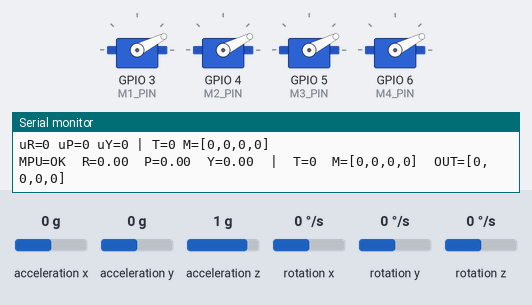
This sketch was run on a simulated ESP32-S3. Parts: 4 × servo, the last lines printed to the serial monitor. Wiring (inferred from the names in the program): MPU-6050 motion sensor at I2C address 0x68. Inputs (shaded band) come from the test bench; at power-on: rotation x 0 °/s, acceleration x 0 g, acceleration y 0 g, rotation y 0 °/s, acceleration z 1 g, rotation z 0 °/s.

Above: at 1.3 s.
1.4 s: rotation x set to 12 °/s
At 1.9 s:
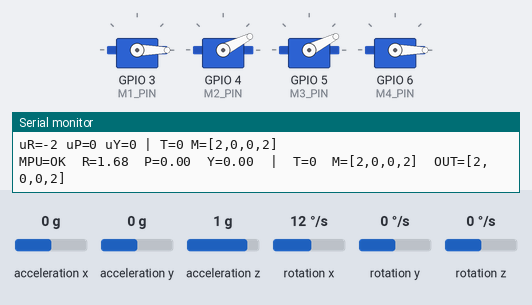
4.4 s: acceleration x set to -1.4 g
At 4.8 s:
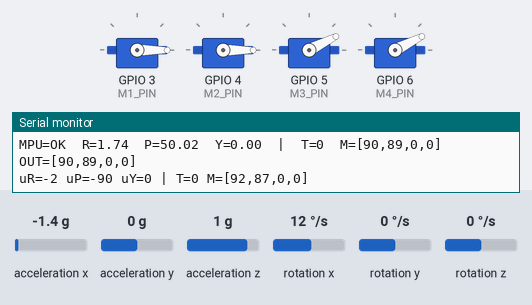
5.9 s: acceleration y set to -1.4 g
At 7.3 s:
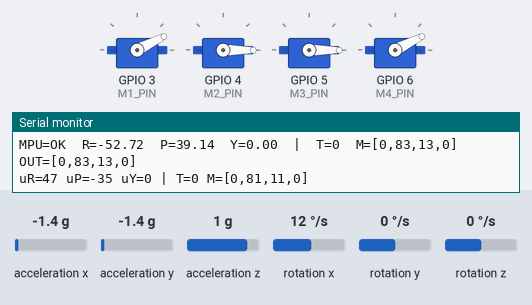
7.6 s: rotation y set to 192 °/s
At 8.86 s:
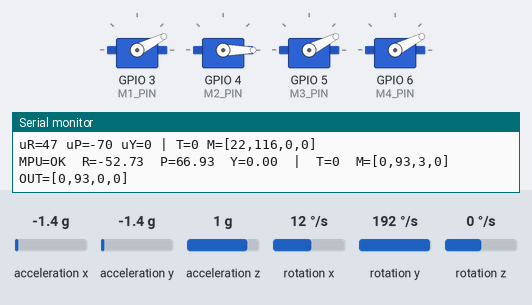
10.6 s: acceleration x set to 0 g
At 10.79 s:
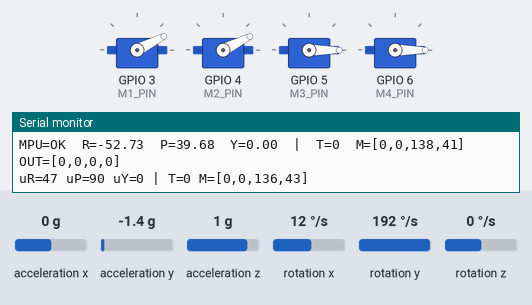
13.6 s: acceleration y set to 1.4 g
At 14.1 s:
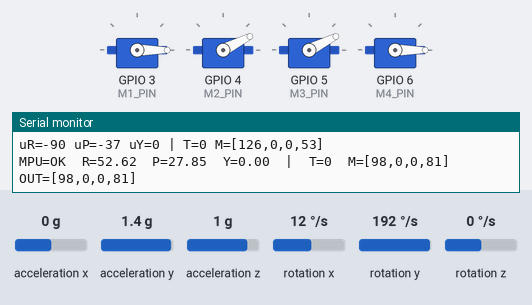
Timing chart, 0 to 17.6 s (numbered marks = the images above; inputs shaded):
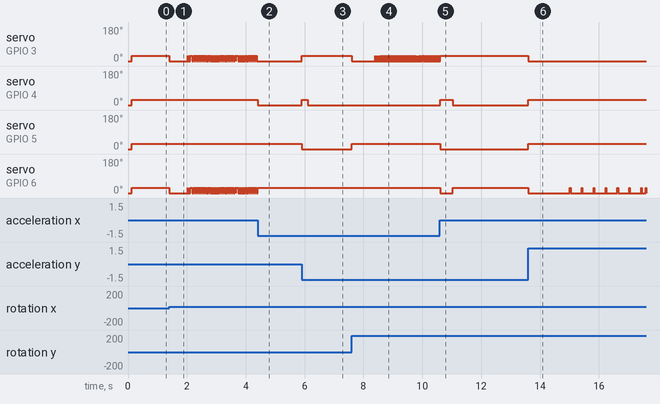

Measured:
- after the input at 1.4 s, servo on GPIO 3 (M1_PIN): 27° → 0° at once, then moves between 0° and 27°, repeating every 0.63 s
- after the input at 4.4 s, servo on GPIO 3 (M1_PIN): stops changing and stays 0°; servo on GPIO 4 (M2_PIN): 27° → 0° at once
- after the input at 5.9 s, servo on GPIO 3 (M1_PIN): 0° → 27° at once; servo on GPIO 4 (M2_PIN): 0° → 27° at once, → 0° 0.20 s later; servo on GPIO 5 (M3_PIN): 27° → 0° at once
- after the input at 7.6 s, servo on GPIO 3 (M1_PIN): 27° → 0° at once, then repeats every 0.05 s: 27° 0.01 s, 0° 0.04 s; servo on GPIO 5 (M3_PIN): 0° → 27° at once
- after the input at 10.6 s, servo on GPIO 3 (M1_PIN): goes on until 10.6 s, then stays 27°; servo on GPIO 4 (M2_PIN): 0° → 27° at once, → 0° 0.43 s later; servo on GPIO 5 (M3_PIN): 27° → 0° at once; servo on GPIO 6 (M4_PIN): 27° → 0° at once, → 27° 0.43 s later
- after the input at 13.6 s, servo on GPIO 3 (M1_PIN): 27° → 0° at once; servo on GPIO 4 (M2_PIN), servo on GPIO 5 (M3_PIN): 0° → 27° at once; servo on GPIO 6 (M4_PIN): goes 0° 1.4 s, 6 × (27° 0.02 s, 0° 0.38 s), 27° 0.02 s, 0° 0.13 s, then 27°, starting at once

The sketch:

fly.ino
```cpp
// File: quad_s3_gpio3456_user_mix_smooth_zero.ino
#include <Arduino.h>
#include <WiFi.h>
#include <WiFiUdp.h>
#include <ESP32Servo.h>
#include <Wire.h>  // IMU 用到

/************ MPU6050 引脚/参数 ************/
static const int SDA_PIN = 11;   // I2C0_SDA (GPIO11)
static const int SCL_PIN = 10;   // I2C0_SCL (GPIO10)
static const int INT_PIN = 12;   // MPU_INT (GPIO12)
static uint32_t I2C_SPEED = 100000;
static uint8_t  MPU_ADDR  = 0x68;

// 姿态解算常量（±250 dps、±2g）
static const float GYRO_SENS = 131.0f;   // LSB per (deg/s)
static const float ACC_SENS  = 16384.0f; // LSB per g
static const float ALPHA     = 0.98f;    // 互补滤波权重（0.95~0.99 均可）
static bool g_mpu_ok = false;

/************ Wi-Fi AP 配置 ************/
static const char*   AP_SSID   = "UAV-CTRL";
static const char*   AP_PASS   = "12345678";
static const uint16_t UDP_PORT = 14550;
static const uint8_t  WIFI_CH  = 6;

/************ 电机引脚（按你: 1~4 顺时针=GPIO 3/4/5/6） ************/
static const int M1_PIN = 3;  // 电机1 → GPIO3
static const int M2_PIN = 4;  // 电机2 → GPIO4
static const int M3_PIN = 5;  // 电机3 → GPIO5
static const int M4_PIN = 6;  // 电机4 → GPIO6

/************ 全局限值（ESC 常用区间） ************/
static const int THR_MIN_US = 0;   // 你当前设定
static const int THR_MAX_US = 2250;

/************ 全局“目标”变量（你来改） ************/
int g_thr_cmd = THR_MIN_US;   // 基准油门（电脑端 T= 或 CSV 第1项）
int g_cmd_up=0,g_cmd_down=0,g_cmd_left=0,g_cmd_right=0,g_cmd_forward=0,g_cmd_back=0;
int g_m1 = THR_MIN_US, g_m2 = THR_MIN_US, g_m3 = THR_MIN_US, g_m4 = THR_MIN_US;

/************ === 新增：全局姿态变量（供你的算法使用） === ************/
float g_roll_deg  = 0.0f;   // 翻滚（X）
float g_pitch_deg = 0.0f;   // 俯仰（Y）
float g_yaw_deg   = 0.0f;   // 偏航（Z）——无磁力计，随时间会漂移
static uint32_t last_att_us = 0;

/************ 工具 ************/
static inline int clampi(int v, int lo, int hi){ return v<lo?lo:(v>hi?hi:v); }

//*************************************************************************************PID******************************************************************************
// 单函数三轴版 PID（设定角=0°）
// axisSel: 0=roll(翻滚)，1=pitch(俯仰)，2=yaw(偏航)
// 返回：增量推力(µs，正=应增加，负=应减少)
float pidAngleDelta2(float angle_deg, float Kp, float Ki, float Kd, int axisSel) {
  // 规范化轴索引
  int i = 0;
  if (axisSel == 1) i = 1;
  else if (axisSel == 2) i = 2;

  // —— 每个轴独立的静态状态 —— //
  static float     I[3]       = {0, 0, 0};     // 积分项
  static float     prev[3]    = {0, 0, 0};     // 上次角度(°)
  static float     Df[3]      = {0, 0, 0};     // 低通后的 D 项
  static uint32_t  last_us[3] = {0, 0, 0};     // 上次时间戳

  // 可调常量
  const float U_MAX = 300.0f;   // 输出限幅（±µs）
  const float TAU   = 0.02f;    // D 项低通时间常数(s)

  // 1) dt（秒）——每轴独立计时
  uint32_t now = micros();
  float dt = (last_us[i] == 0) ? 0.02f : (now - last_us[i]) / 1e6f;
  if (dt < 0.001f) dt = 0.001f;   // ≥1ms
  if (dt > 0.05f)  dt = 0.02f;    // 卡顿保护 20ms
  last_us[i] = now;

  // 2) 误差：e = 0 - angle
  float e = -angle_deg;

  // 3) 积分（防风up：跟随输出限幅）
  I[i] += Ki * e * dt;
  if (I[i] >  U_MAX) I[i] =  U_MAX;
  if (I[i] < -U_MAX) I[i] = -U_MAX;

  // 4) 微分：对“测量”取并低通（更抗噪）
  float dmeas = (angle_deg - prev[i]) / dt; // deg/s
  prev[i] = angle_deg;
  float Draw = -Kd * dmeas;                 // 对测量取微分 → 取负号
  float alpha = dt / (TAU + dt);
  Df[i] += alpha * (Draw - Df[i]);

  // 5) 合成输出并限幅（单位：µs 的增量）
  float u = Kp * e + I[i] + Df[i];
  if (u >  U_MAX) u =  U_MAX;
  if (u < -U_MAX) u = -U_MAX;
  return u;
}


//**********************************************************************************************************************************************************************


/************ 你来写控制算法：读取输入 → 写 g_m1..g_m4 ************/
// 在 userMix() 之前放这四行，按实际旋向设置：CCW=+1，CW=-1
// 例：若 M1(前左)=CCW，则 +1；若 M2(前右)=CW，则 -1
#define YAW_M1_SIGN  (+1)
#define YAW_M2_SIGN  (-1)
#define YAW_M3_SIGN  (+1)
#define YAW_M4_SIGN  (-1)

void userMix() {
  // 基准油门
  int T = clampi(g_thr_cmd, 0, THR_MAX_US);

  // —— 如发现方向反了，把下面的 SIGN 改为 -1 即可 —— //
  const float R_SIGN = +1.0f;  // 翻滚增量方向：+1 正常；-1 反向
  const float P_SIGN = +1.0f;  // 俯仰增量方向：+1 正常；-1 反向

  // PID 增量（先稳住：降P/关I/提D，并再乘0.3柔化）
  float uR = 0.3f * R_SIGN * pidAngleDelta2(g_roll_deg,  3.0f, 0.0f, 14.0f, 0);
  float uP = 0.3f * P_SIGN * pidAngleDelta2(g_pitch_deg, 3.0f, 0.0f, 14.0f, 1);

  // 先关闭偏航混控（稳住后再开）
  float uY = 0.0f;
  // 如果要尝试偏航，改成：
  // float uY = 0.2f * pidAngleDelta2(g_yaw_deg, 6.0f, 0.0f, 8.0f, 2);

  // Quad-X 混控（1=前左 FL, 2=前右 FR, 3=后右 RR, 4=后左 RL）
  // Pitch: 前 +uP / 后 -uP
  // Roll : 右 +uR / 左 -uR
  int m1 = T + (int)(-uR - uP + uY); // 前左
  int m2 = T + (int)(+uR - uP - uY); // 前右
  int m3 = T + (int)(+uR + uP + uY); // 后右
  int m4 = T + (int)(-uR + uP - uY); // 后左

  // 允许 0=无脉冲，否则夹到有效范围
  g_m1 = (m1<=0)?0:clampi(m1, THR_MIN_US, THR_MAX_US);
  g_m2 = (m2<=0)?0:clampi(m2, THR_MIN_US, THR_MAX_US);
  g_m3 = (m3<=0)?0:clampi(m3, THR_MIN_US, THR_MAX_US);
  g_m4 = (m4<=0)?0:clampi(m4, THR_MIN_US, THR_MAX_US);

  // 简洁调试（20Hz）
  static uint32_t td=0;
  if (millis()-td >= 50) {
    td = millis();
    Serial.printf("uR=%.0f uP=%.0f uY=%.0f | T=%d M=[%d,%d,%d,%d]\n",
                  uR, uP, uY, T, g_m1,g_m2,g_m3,g_m4);
  }
}


/************ UDP 解析：写入全局变量 ************/
WiFiUDP udp;

static bool parseCSV(const String& s, int& thr, int& r, int& p, int& y){
  int c1 = s.indexOf(','); if (c1 < 0) return false;
  int c2 = s.indexOf(',', c1+1); if (c2 < 0) return false;
  int c3 = s.indexOf(',', c2+1); if (c3 < 0) return false;
  thr = s.substring(0,c1).toInt();
  r   = s.substring(c1+1,c2).toInt();
  p   = s.substring(c2+1,c3).toInt();
  y   = s.substring(c3+1).toInt();
  return true;
}
static void parseKeywords(const String& s){
  g_cmd_up=g_cmd_down=g_cmd_left=g_cmd_right=g_cmd_forward=g_cmd_back=0;
  String tok; tok.reserve(16);
  auto apply=[&](String t){
    t.trim(); if(!t.length()) return; t.toUpperCase();
    int eq=t.indexOf('='); String k=(eq>=0)?t.substring(0,eq):t; int v=(eq>=0)?t.substring(eq+1).toInt():1;
    if      (k=="T")        g_thr_cmd = clampi(v, 0, THR_MAX_US); // 允许 0
    else if (k=="UP")       g_cmd_up = v;
    else if (k=="DOWN")     g_cmd_down = v;
    else if (k=="LEFT")     g_cmd_left = v;
    else if (k=="RIGHT")    g_cmd_right = v;
    else if (k=="FORWARD")  g_cmd_forward = v;
    else if (k=="BACK")     g_cmd_back = v;
  };
  for (size_t i=0;i<s.length();++i){ char c=s[i];
    if (isalnum(c)||c=='='||c=='-') tok+=c; else {apply(tok); tok="";}
  } apply(tok);
}

/************ 电机输出管理：支持“渐停到 0 / 渐起从 0” ************/
struct Motor {
  Servo s;
  int   pin;
  bool  attached=false;
  int   cur_us=0;          // 当前真实输出（0 表示无脉冲）
  // 斜坡/复起参数
  const int ATT_MIN=500, ATT_MAX=2500; // 扩大 attach 范围，避免库夹死
  const int ESC_MIN=THR_MIN_US;        // 以你设的 THR_MIN_US 为最小有效脉宽
  const int RAMP_US_PER_MS=6;          // 斜坡速率（µs/ms）
  const int ARM_SETTLE_MS=300;         // 复起时维持 ESC_MIN 的时间
  uint32_t arm_until_ms=0;             // 非阻塞“上电臂定”计时

  void begin(int gpio){
    pin=gpio;
    s.setPeriodHertz(400);
    s.attach(pin, ATT_MIN, ATT_MAX);
    attached=true;
    cur_us=ESC_MIN;
    s.writeMicroseconds(cur_us);
  }

  // 目标 us：0 = 请求无脉冲（真 0），>0 = 正常脉宽
  void driveTo(int target_us){
    uint32_t now = millis();

    if (target_us <= 0) {
      // 目标为 0：平滑减到 ~800，然后 detach → 真无脉冲
      if (attached) {
        int next = cur_us - RAMP_US_PER_MS;
        if (next < 800) next = 800;
        cur_us = next;
        s.writeMicroseconds(cur_us);
        if (cur_us <= 800){ s.detach(); attached=false; cur_us=0; }
      } else {
        cur_us = 0;
      }
      return;
    }

    // 目标 >0：如需复起，先 attach 并在 ARM_SETTLE_MS 内维持最小油门
    if (!attached) {
      s.attach(pin, ATT_MIN, ATT_MAX);
      attached=true;
      cur_us = ESC_MIN;
      s.writeMicroseconds(cur_us);
      arm_until_ms = now + ARM_SETTLE_MS;
      return;
    }
    if (now < arm_until_ms) {
      if (cur_us != ESC_MIN) { cur_us = ESC_MIN; s.writeMicroseconds(cur_us); }
      return;
    }

    // 正常斜坡到目标
    target_us = clampi(target_us, ESC_MIN, THR_MAX_US);
    if (cur_us < target_us) {
      cur_us += RAMP_US_PER_MS;
      if (cur_us > target_us) cur_us = target_us;
      s.writeMicroseconds(cur_us);
    } else if (cur_us > target_us) {
      cur_us -= RAMP_US_PER_MS;
      if (cur_us < target_us) cur_us = target_us;
      s.writeMicroseconds(cur_us);
    }
  }
};

Motor M1, M2, M3, M4;

/************ MPU I2C 工具 ************/
static uint8_t i2cRead8(uint8_t dev, uint8_t reg){
  Wire.beginTransmission(dev); Wire.write(reg);
  if (Wire.endTransmission(false)!=0) return 0xFF;
  if (Wire.requestFrom((int)dev,1)!=1) return 0xFF;
  return Wire.read();
}
static bool i2cWrite8(uint8_t dev, uint8_t reg, uint8_t val){
  Wire.beginTransmission(dev); Wire.write(reg); Wire.write(val);
  return Wire.endTransmission()==0;
}
static bool mpuReadRaw(int16_t &ax,int16_t &ay,int16_t &az,int16_t &gx,int16_t &gy,int16_t &gz){
  Wire.beginTransmission(MPU_ADDR); Wire.write(0x3B);
  if (Wire.endTransmission(false)!=0) return false;
  if (Wire.requestFrom((int)MPU_ADDR,14)!=14) return false;
  auto rd=[](){int h=Wire.read(),l=Wire.read();return (int16_t)((h<<8)|l);};
  ax=rd(); ay=rd(); az=rd(); (void)rd(); gx=rd(); gy=rd(); gz=rd();
  return true;
}
static bool mpuInit(){
  // 探测 0x68/0x69
  g_mpu_ok = false;
  for (uint8_t a: { (uint8_t)0x68, (uint8_t)0x69 }) {
    Wire.beginTransmission(a);
    if (Wire.endTransmission()==0) { MPU_ADDR=a; g_mpu_ok=true; break; }
  }
  uint8_t who = i2cRead8(MPU_ADDR, 0x75);
  bool ok = g_mpu_ok;
  ok &= i2cWrite8(MPU_ADDR, 0x6B, 0x00); // 唤醒
  ok &= i2cWrite8(MPU_ADDR, 0x1B, 0x00); // 陀螺 ±250 dps
  ok &= i2cWrite8(MPU_ADDR, 0x1C, 0x00); // 加计 ±2 g
  ok &= i2cWrite8(MPU_ADDR, 0x1A, 0x03); // DLPF ~42 Hz
  pinMode(INT_PIN, INPUT_PULLUP);
  g_mpu_ok = ok && (who != 0xFF);
  Serial.printf("[MPU] addr=0x%02X WHO_AM_I=0x%02X init=%s\n",
                MPU_ADDR, who, g_mpu_ok?"OK":"FAIL");
  return g_mpu_ok;
}

/************ SETUP ************/
void setup() {
  Serial.begin(115200);
  delay(100);

  // 电机（平滑层）
  M1.begin(M1_PIN);
  M2.begin(M2_PIN);
  M3.begin(M3_PIN);
  M4.begin(M4_PIN);

  // Wi-Fi
  WiFi.persistent(false);
  WiFi.setSleep(false);
  WiFi.setTxPower(WIFI_POWER_19_5dBm);
  WiFi.mode(WIFI_AP);
  WiFi.softAP(AP_SSID, AP_PASS, WIFI_CH, false, 4);
  udp.begin(UDP_PORT);

  // I2C + MPU
  pinMode(SDA_PIN, INPUT_PULLUP);
  pinMode(SCL_PIN, INPUT_PULLUP);
  Wire.setTimeOut(50);
  Wire.begin(SDA_PIN, SCL_PIN, I2C_SPEED);
  delay(10);
  mpuInit();
  last_att_us = micros();

  uint8_t who = i2cRead8(MPU_ADDR, 0x75);
  Serial.printf("[BOOT] WHO_AM_I=0x%02X (0xFF=未连)。姿态全局变量可用：g_roll/pitch/yaw。\n", who);
}

static bool parseCSV(const String& s, int& thr, int& r, int& p, int& y);
static void parseKeywords(const String& s);

/************ LOOP ************/
void loop() {
  // ===== 收包（与你之前一致） =====
  int pkt = udp.parsePacket();
  if (pkt > 0) {
    String line = udp.readStringUntil('\n');

    if (line == "MAX") {
      g_m1=g_m2=g_m3=g_m4=THR_MAX_US;
    } else {
      int thr, r, p, y;
      if (parseCSV(line, thr, r, p, y)) {
        g_thr_cmd = clampi(thr, 0, THR_MAX_US);
      } else {
        parseKeywords(line);
        g_thr_cmd = clampi(g_thr_cmd, 0, THR_MAX_US);
      }
    }
  }

  // ===== 姿态更新（互补滤波）——不干扰你的电机逻辑 =====
  uint32_t now = micros();
  float dt = (now - last_att_us) / 1e6f;
  if (dt <= 0 || dt > 0.02f) dt = 0.002f; // 防极端（目标~500Hz）
  last_att_us = now;

  int16_t ax,ay,az,gx,gy,gz;
  bool ok = mpuReadRaw(ax,ay,az,gx,gy,gz);
  if (ok) {
    float axg = ax / ACC_SENS, ayg = ay / ACC_SENS, azg = az / ACC_SENS;
    float gx_dps = gx / GYRO_SENS, gy_dps = gy / GYRO_SENS, gz_dps = gz / GYRO_SENS;

    // 陀螺积分
    g_roll_deg  += gx_dps * dt;
    g_pitch_deg += gy_dps * dt;
    g_yaw_deg   += gz_dps * dt;  // 无磁力计，会慢漂

    // 加计角
    float roll_acc  = atan2f(ayg, azg) * 57.29578f;
    float pitch_acc = atan2f(-axg, sqrtf(ayg*ayg + azg*azg)) * 57.29578f;

    // 互补滤波融合（仅 R/P）
    g_roll_deg  = ALPHA * g_roll_deg  + (1.0f - ALPHA) * roll_acc;
    g_pitch_deg = ALPHA * g_pitch_deg + (1.0f - ALPHA) * pitch_acc;

    g_mpu_ok = true;
  } else {
    // 读取失败：保留上次角度，标记状态
    g_mpu_ok = false;
  }

  // ===== 你的算法：把 g_m1..g_m4 设为“目标”（0 = 无脉冲） =====
  userMix();

  // ===== 平滑输出到 ESC（支持 0 以及从 0 复起） =====
  M1.driveTo(g_m1);
  M2.driveTo(g_m2);
  M3.driveTo(g_m3);
  M4.driveTo(g_m4);

  // ===== 串口调试输出（每 ~50ms 一次，含姿态与电机） =====
  static uint32_t t_dbg=0;
  if (millis()-t_dbg >= 50) {
    t_dbg = millis();
    Serial.printf("MPU=%s  R=%.2f  P=%.2f  Y=%.2f  |  T=%d  M=[%d,%d,%d,%d]  OUT=[%d,%d,%d,%d]\n",
      g_mpu_ok?"OK":"NO", g_roll_deg, g_pitch_deg, g_yaw_deg,
      g_thr_cmd, g_m1,g_m2,g_m3,g_m4, M1.cur_us,M2.cur_us,M3.cur_us,M4.cur_us);
  }

  delay(1);
}
```
